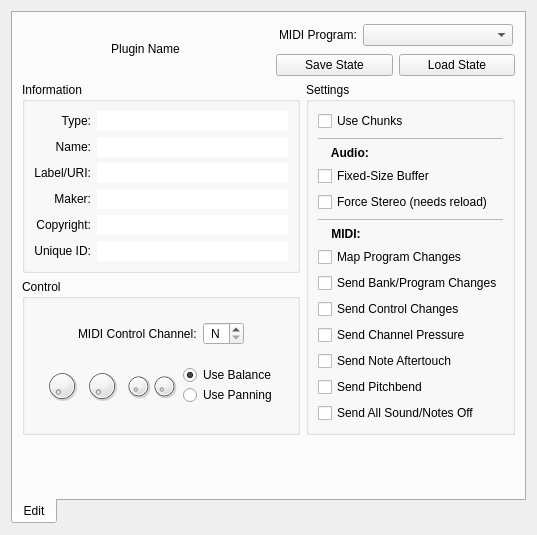
<?xml version="1.0" encoding="UTF-8"?>
<ui version="4.0">
 <class>PluginEdit</class>
 <widget class="QDialog" name="PluginEdit">
  <property name="geometry">
   <rect>
    <x>0</x>
    <y>0</y>
    <width>537</width>
    <height>535</height>
   </rect>
  </property>
  <property name="windowTitle">
   <string>Plugin Editor</string>
  </property>
  <layout class="QVBoxLayout" name="verticalLayout">
   <item>
    <widget class="QTabWidget" name="tabWidget">
     <property name="tabPosition">
      <enum>QTabWidget::South</enum>
     </property>
     <property name="currentIndex">
      <number>0</number>
     </property>
     <widget class="QWidget" name="tabEdit">
      <attribute name="title">
       <string>Edit</string>
      </attribute>
      <layout class="QGridLayout" name="gridLayout_2">
       <item row="2" column="0">
        <widget class="QGroupBox" name="groupBox_3">
         <property name="title">
          <string>Control</string>
         </property>
         <layout class="QVBoxLayout" name="verticalLayout_5">
          <item>
           <layout class="QHBoxLayout" name="horizontalLayout_5">
            <item>
             <spacer name="horizontalSpacer_5">
              <property name="orientation">
               <enum>Qt::Horizontal</enum>
              </property>
              <property name="sizeHint" stdset="0">
               <size>
                <width>40</width>
                <height>20</height>
               </size>
              </property>
             </spacer>
            </item>
            <item>
             <widget class="QLabel" name="label_ctrl_channel">
              <property name="text">
               <string>MIDI Control Channel:</string>
              </property>
             </widget>
            </item>
            <item>
             <widget class="QSpinBox" name="sb_ctrl_channel">
              <property name="contextMenuPolicy">
               <enum>Qt::CustomContextMenu</enum>
              </property>
              <property name="alignment">
               <set>Qt::AlignCenter</set>
              </property>
              <property name="specialValueText">
               <string>N</string>
              </property>
              <property name="minimum">
               <number>0</number>
              </property>
              <property name="maximum">
               <number>16</number>
              </property>
              <property name="value">
               <number>0</number>
              </property>
             </widget>
            </item>
            <item>
             <spacer name="horizontalSpacer_3">
              <property name="orientation">
               <enum>Qt::Horizontal</enum>
              </property>
              <property name="sizeHint" stdset="0">
               <size>
                <width>40</width>
                <height>20</height>
               </size>
              </property>
             </spacer>
            </item>
           </layout>
          </item>
          <item>
           <layout class="QHBoxLayout" name="horizontalLayout_8">
            <item>
             <spacer name="horizontalSpacer_6">
              <property name="orientation">
               <enum>Qt::Horizontal</enum>
              </property>
              <property name="sizeHint" stdset="0">
               <size>
                <width>10</width>
                <height>10</height>
               </size>
              </property>
             </spacer>
            </item>
            <item>
             <widget class="PixmapDial" name="dial_drywet">
              <property name="minimumSize">
               <size>
                <width>34</width>
                <height>34</height>
               </size>
              </property>
              <property name="maximumSize">
               <size>
                <width>34</width>
                <height>34</height>
               </size>
              </property>
              <property name="contextMenuPolicy">
               <enum>Qt::CustomContextMenu</enum>
              </property>
              <property name="statusTip">
               <string>Output dry/wet (100%)</string>
              </property>
             </widget>
            </item>
            <item>
             <widget class="PixmapDial" name="dial_vol">
              <property name="minimumSize">
               <size>
                <width>34</width>
                <height>34</height>
               </size>
              </property>
              <property name="maximumSize">
               <size>
                <width>34</width>
                <height>34</height>
               </size>
              </property>
              <property name="contextMenuPolicy">
               <enum>Qt::CustomContextMenu</enum>
              </property>
              <property name="statusTip">
               <string>Output volume (100%)</string>
              </property>
             </widget>
            </item>
            <item>
             <widget class="QStackedWidget" name="stackedWidget">
              <property name="maximumSize">
               <size>
                <width>16777215</width>
                <height>42</height>
               </size>
              </property>
              <property name="lineWidth">
               <number>0</number>
              </property>
              <property name="currentIndex">
               <number>0</number>
              </property>
              <widget class="QWidget" name="page_bal">
               <layout class="QHBoxLayout" name="horizontalLayout_6">
                <property name="spacing">
                 <number>0</number>
                </property>
                <property name="leftMargin">
                 <number>0</number>
                </property>
                <property name="topMargin">
                 <number>0</number>
                </property>
                <property name="rightMargin">
                 <number>0</number>
                </property>
                <property name="bottomMargin">
                 <number>0</number>
                </property>
                <item>
                 <widget class="PixmapDial" name="dial_b_left">
                  <property name="minimumSize">
                   <size>
                    <width>26</width>
                    <height>26</height>
                   </size>
                  </property>
                  <property name="maximumSize">
                   <size>
                    <width>26</width>
                    <height>26</height>
                   </size>
                  </property>
                  <property name="contextMenuPolicy">
                   <enum>Qt::CustomContextMenu</enum>
                  </property>
                  <property name="statusTip">
                   <string>Balance Left (0%)</string>
                  </property>
                 </widget>
                </item>
                <item>
                 <widget class="PixmapDial" name="dial_b_right">
                  <property name="minimumSize">
                   <size>
                    <width>26</width>
                    <height>26</height>
                   </size>
                  </property>
                  <property name="maximumSize">
                   <size>
                    <width>26</width>
                    <height>26</height>
                   </size>
                  </property>
                  <property name="contextMenuPolicy">
                   <enum>Qt::CustomContextMenu</enum>
                  </property>
                  <property name="statusTip">
                   <string>Balance Right (0%)</string>
                  </property>
                 </widget>
                </item>
               </layout>
              </widget>
              <widget class="QWidget" name="page_pan">
               <layout class="QHBoxLayout" name="horizontalLayout_7">
                <property name="spacing">
                 <number>0</number>
                </property>
                <property name="leftMargin">
                 <number>0</number>
                </property>
                <property name="topMargin">
                 <number>0</number>
                </property>
                <property name="rightMargin">
                 <number>0</number>
                </property>
                <property name="bottomMargin">
                 <number>0</number>
                </property>
                <item>
                 <widget class="PixmapDial" name="dial_pan">
                  <property name="minimumSize">
                   <size>
                    <width>26</width>
                    <height>26</height>
                   </size>
                  </property>
                  <property name="maximumSize">
                   <size>
                    <width>26</width>
                    <height>26</height>
                   </size>
                  </property>
                  <property name="contextMenuPolicy">
                   <enum>Qt::CustomContextMenu</enum>
                  </property>
                  <property name="statusTip">
                   <string>Balance Right (0%)</string>
                  </property>
                 </widget>
                </item>
               </layout>
              </widget>
             </widget>
            </item>
            <item>
             <layout class="QVBoxLayout" name="verticalLayout_2">
              <property name="spacing">
               <number>0</number>
              </property>
              <item>
               <widget class="QRadioButton" name="rb_balance">
                <property name="text">
                 <string>Use Balance</string>
                </property>
                <property name="checked">
                 <bool>true</bool>
                </property>
               </widget>
              </item>
              <item>
               <widget class="QRadioButton" name="rb_pan">
                <property name="text">
                 <string>Use Panning</string>
                </property>
               </widget>
              </item>
             </layout>
            </item>
            <item>
             <spacer name="horizontalSpacer_4">
              <property name="orientation">
               <enum>Qt::Horizontal</enum>
              </property>
              <property name="sizeHint" stdset="0">
               <size>
                <width>10</width>
                <height>10</height>
               </size>
              </property>
             </spacer>
            </item>
           </layout>
          </item>
         </layout>
        </widget>
       </item>
       <item row="1" column="1" rowspan="2">
        <widget class="QGroupBox" name="groupBox">
         <property name="sizePolicy">
          <sizepolicy hsizetype="Preferred" vsizetype="Expanding">
           <horstretch>0</horstretch>
           <verstretch>0</verstretch>
          </sizepolicy>
         </property>
         <property name="title">
          <string>Settings</string>
         </property>
         <layout class="QVBoxLayout" name="verticalLayout_4">
          <item>
           <widget class="QCheckBox" name="ch_use_chunks">
            <property name="text">
             <string>Use Chunks</string>
            </property>
           </widget>
          </item>
          <item>
           <widget class="Line" name="line_2">
            <property name="lineWidth">
             <number>0</number>
            </property>
            <property name="midLineWidth">
             <number>1</number>
            </property>
            <property name="orientation">
             <enum>Qt::Horizontal</enum>
            </property>
           </widget>
          </item>
          <item>
           <widget class="QLabel" name="label">
            <property name="font">
             <font>
              <weight>75</weight>
              <bold>true</bold>
             </font>
            </property>
            <property name="text">
             <string>    Audio:</string>
            </property>
           </widget>
          </item>
          <item>
           <widget class="QCheckBox" name="ch_fixed_buffer">
            <property name="text">
             <string>Fixed-Size Buffer</string>
            </property>
           </widget>
          </item>
          <item>
           <widget class="QCheckBox" name="ch_force_stereo">
            <property name="text">
             <string>Force Stereo (needs reload)</string>
            </property>
           </widget>
          </item>
          <item>
           <widget class="Line" name="line">
            <property name="lineWidth">
             <number>0</number>
            </property>
            <property name="midLineWidth">
             <number>1</number>
            </property>
            <property name="orientation">
             <enum>Qt::Horizontal</enum>
            </property>
           </widget>
          </item>
          <item>
           <widget class="QLabel" name="label_2">
            <property name="font">
             <font>
              <weight>75</weight>
              <bold>true</bold>
             </font>
            </property>
            <property name="text">
             <string>    MIDI:</string>
            </property>
           </widget>
          </item>
          <item>
           <widget class="QCheckBox" name="ch_map_program_changes">
            <property name="text">
             <string>Map Program Changes</string>
            </property>
           </widget>
          </item>
          <item>
           <widget class="QCheckBox" name="ch_send_program_changes">
            <property name="text">
             <string>Send Bank/Program Changes</string>
            </property>
           </widget>
          </item>
          <item>
           <widget class="QCheckBox" name="ch_send_control_changes">
            <property name="text">
             <string>Send Control Changes</string>
            </property>
           </widget>
          </item>
          <item>
           <widget class="QCheckBox" name="ch_send_channel_pressure">
            <property name="text">
             <string>Send Channel Pressure</string>
            </property>
           </widget>
          </item>
          <item>
           <widget class="QCheckBox" name="ch_send_note_aftertouch">
            <property name="text">
             <string>Send Note Aftertouch</string>
            </property>
           </widget>
          </item>
          <item>
           <widget class="QCheckBox" name="ch_send_pitchbend">
            <property name="text">
             <string>Send Pitchbend</string>
            </property>
           </widget>
          </item>
          <item>
           <widget class="QCheckBox" name="ch_send_all_sound_off">
            <property name="text">
             <string>Send All Sound/Notes Off</string>
            </property>
           </widget>
          </item>
         </layout>
        </widget>
       </item>
       <item row="0" column="0" colspan="2">
        <layout class="QHBoxLayout" name="horizontalLayout">
         <item>
          <spacer name="horizontalSpacer">
           <property name="orientation">
            <enum>Qt::Horizontal</enum>
           </property>
           <property name="sizeType">
            <enum>QSizePolicy::Expanding</enum>
           </property>
           <property name="sizeHint" stdset="0">
            <size>
             <width>1</width>
             <height>1</height>
            </size>
           </property>
          </spacer>
         </item>
         <item>
          <widget class="QLabel" name="label_plugin">
           <property name="text">
            <string>
Plugin Name
</string>
           </property>
           <property name="alignment">
            <set>Qt::AlignCenter</set>
           </property>
           <property name="wordWrap">
            <bool>true</bool>
           </property>
          </widget>
         </item>
         <item>
          <spacer name="horizontalSpacer_2">
           <property name="orientation">
            <enum>Qt::Horizontal</enum>
           </property>
           <property name="sizeType">
            <enum>QSizePolicy::Expanding</enum>
           </property>
           <property name="sizeHint" stdset="0">
            <size>
             <width>1</width>
             <height>1</height>
            </size>
           </property>
          </spacer>
         </item>
         <item>
          <layout class="QGridLayout" name="gridLayout">
           <item row="0" column="1" colspan="2">
            <widget class="QStackedWidget" name="sw_programs">
             <property name="sizePolicy">
              <sizepolicy hsizetype="Preferred" vsizetype="Preferred">
               <horstretch>0</horstretch>
               <verstretch>0</verstretch>
              </sizepolicy>
             </property>
             <property name="lineWidth">
              <number>0</number>
             </property>
             <property name="currentIndex">
              <number>1</number>
             </property>
             <widget class="QWidget" name="sww_programs">
              <layout class="QHBoxLayout" name="horizontalLayout_3">
               <property name="leftMargin">
                <number>2</number>
               </property>
               <property name="topMargin">
                <number>2</number>
               </property>
               <property name="rightMargin">
                <number>2</number>
               </property>
               <property name="bottomMargin">
                <number>2</number>
               </property>
               <item>
                <spacer name="horizontalSpacer_8">
                 <property name="orientation">
                  <enum>Qt::Horizontal</enum>
                 </property>
                 <property name="sizeHint" stdset="0">
                  <size>
                   <width>1</width>
                   <height>1</height>
                  </size>
                 </property>
                </spacer>
               </item>
               <item>
                <widget class="QLabel" name="label_programs">
                 <property name="sizePolicy">
                  <sizepolicy hsizetype="Fixed" vsizetype="Preferred">
                   <horstretch>0</horstretch>
                   <verstretch>0</verstretch>
                  </sizepolicy>
                 </property>
                 <property name="text">
                  <string>Program:</string>
                 </property>
                </widget>
               </item>
               <item>
                <widget class="QComboBox" name="cb_programs">
                 <property name="minimumSize">
                  <size>
                   <width>150</width>
                   <height>0</height>
                  </size>
                 </property>
                </widget>
               </item>
              </layout>
             </widget>
             <widget class="QWidget" name="sww_midiPrograms">
              <layout class="QHBoxLayout" name="horizontalLayout_4">
               <property name="leftMargin">
                <number>2</number>
               </property>
               <property name="topMargin">
                <number>2</number>
               </property>
               <property name="rightMargin">
                <number>2</number>
               </property>
               <property name="bottomMargin">
                <number>2</number>
               </property>
               <item>
                <spacer name="horizontalSpacer_7">
                 <property name="orientation">
                  <enum>Qt::Horizontal</enum>
                 </property>
                 <property name="sizeType">
                  <enum>QSizePolicy::Expanding</enum>
                 </property>
                 <property name="sizeHint" stdset="0">
                  <size>
                   <width>1</width>
                   <height>1</height>
                  </size>
                 </property>
                </spacer>
               </item>
               <item>
                <widget class="QLabel" name="label_midi_programs">
                 <property name="sizePolicy">
                  <sizepolicy hsizetype="Fixed" vsizetype="Preferred">
                   <horstretch>0</horstretch>
                   <verstretch>0</verstretch>
                  </sizepolicy>
                 </property>
                 <property name="text">
                  <string>MIDI Program:</string>
                 </property>
                </widget>
               </item>
               <item>
                <widget class="QComboBox" name="cb_midi_programs">
                 <property name="minimumSize">
                  <size>
                   <width>150</width>
                   <height>0</height>
                  </size>
                 </property>
                </widget>
               </item>
              </layout>
             </widget>
            </widget>
           </item>
           <item row="1" column="1">
            <widget class="QPushButton" name="b_save_state">
             <property name="focusPolicy">
              <enum>Qt::NoFocus</enum>
             </property>
             <property name="text">
              <string>Save State</string>
             </property>
             <property name="icon">
              <iconset>
               <normaloff>:/16x16/document-save.png</normaloff>:/16x16/document-save.png</iconset>
             </property>
            </widget>
           </item>
           <item row="1" column="2">
            <widget class="QPushButton" name="b_load_state">
             <property name="focusPolicy">
              <enum>Qt::NoFocus</enum>
             </property>
             <property name="text">
              <string>Load State</string>
             </property>
             <property name="icon">
              <iconset>
               <normaloff>:/16x16/document-open.png</normaloff>:/16x16/document-open.png</iconset>
             </property>
            </widget>
           </item>
           <item row="1" column="0">
            <spacer name="horizontalSpacer_9">
             <property name="orientation">
              <enum>Qt::Horizontal</enum>
             </property>
             <property name="sizeType">
              <enum>QSizePolicy::Expanding</enum>
             </property>
             <property name="sizeHint" stdset="0">
              <size>
               <width>1</width>
               <height>1</height>
              </size>
             </property>
            </spacer>
           </item>
          </layout>
         </item>
        </layout>
       </item>
       <item row="1" column="0">
        <widget class="QGroupBox" name="groupBox_2">
         <property name="sizePolicy">
          <sizepolicy hsizetype="Preferred" vsizetype="Expanding">
           <horstretch>0</horstretch>
           <verstretch>0</verstretch>
          </sizepolicy>
         </property>
         <property name="title">
          <string>Information</string>
         </property>
         <layout class="QVBoxLayout" name="verticalLayout_3">
          <item>
           <layout class="QGridLayout" name="gridLayout_3">
            <item row="3" column="1">
             <widget class="QLineEdit" name="le_maker">
              <property name="inputMask">
               <string notr="true"/>
              </property>
              <property name="text">
               <string notr="true"/>
              </property>
              <property name="frame">
               <bool>false</bool>
              </property>
              <property name="readOnly">
               <bool>true</bool>
              </property>
             </widget>
            </item>
            <item row="2" column="0">
             <widget class="QLabel" name="label_label">
              <property name="text">
               <string>Label/URI:</string>
              </property>
              <property name="alignment">
               <set>Qt::AlignRight|Qt::AlignTrailing|Qt::AlignVCenter</set>
              </property>
             </widget>
            </item>
            <item row="1" column="0">
             <widget class="QLabel" name="label_name">
              <property name="text">
               <string>Name:</string>
              </property>
              <property name="alignment">
               <set>Qt::AlignRight|Qt::AlignTrailing|Qt::AlignVCenter</set>
              </property>
             </widget>
            </item>
            <item row="1" column="1">
             <widget class="QLineEdit" name="le_name">
              <property name="inputMask">
               <string notr="true"/>
              </property>
              <property name="text">
               <string notr="true"/>
              </property>
              <property name="frame">
               <bool>false</bool>
              </property>
              <property name="readOnly">
               <bool>true</bool>
              </property>
             </widget>
            </item>
            <item row="0" column="1">
             <widget class="QLineEdit" name="le_type">
              <property name="inputMask">
               <string notr="true"/>
              </property>
              <property name="text">
               <string notr="true"/>
              </property>
              <property name="frame">
               <bool>false</bool>
              </property>
              <property name="readOnly">
               <bool>true</bool>
              </property>
             </widget>
            </item>
            <item row="4" column="1">
             <widget class="QLineEdit" name="le_copyright">
              <property name="inputMask">
               <string notr="true"/>
              </property>
              <property name="text">
               <string notr="true"/>
              </property>
              <property name="frame">
               <bool>false</bool>
              </property>
              <property name="readOnly">
               <bool>true</bool>
              </property>
             </widget>
            </item>
            <item row="5" column="1">
             <widget class="QLineEdit" name="le_unique_id">
              <property name="inputMask">
               <string notr="true"/>
              </property>
              <property name="text">
               <string notr="true"/>
              </property>
              <property name="frame">
               <bool>false</bool>
              </property>
              <property name="readOnly">
               <bool>true</bool>
              </property>
             </widget>
            </item>
            <item row="0" column="0">
             <widget class="QLabel" name="label_type">
              <property name="text">
               <string>Type:</string>
              </property>
              <property name="alignment">
               <set>Qt::AlignRight|Qt::AlignTrailing|Qt::AlignVCenter</set>
              </property>
             </widget>
            </item>
            <item row="3" column="0">
             <widget class="QLabel" name="label_maker">
              <property name="text">
               <string>Maker:</string>
              </property>
              <property name="alignment">
               <set>Qt::AlignRight|Qt::AlignTrailing|Qt::AlignVCenter</set>
              </property>
             </widget>
            </item>
            <item row="4" column="0">
             <widget class="QLabel" name="label_copyright">
              <property name="text">
               <string>Copyright:</string>
              </property>
              <property name="alignment">
               <set>Qt::AlignRight|Qt::AlignTrailing|Qt::AlignVCenter</set>
              </property>
             </widget>
            </item>
            <item row="5" column="0">
             <widget class="QLabel" name="label_unique_id">
              <property name="text">
               <string>Unique ID:</string>
              </property>
              <property name="alignment">
               <set>Qt::AlignRight|Qt::AlignTrailing|Qt::AlignVCenter</set>
              </property>
             </widget>
            </item>
            <item row="2" column="1">
             <widget class="QLineEdit" name="le_label">
              <property name="inputMask">
               <string notr="true"/>
              </property>
              <property name="text">
               <string notr="true"/>
              </property>
              <property name="frame">
               <bool>false</bool>
              </property>
              <property name="readOnly">
               <bool>true</bool>
              </property>
             </widget>
            </item>
           </layout>
          </item>
         </layout>
        </widget>
       </item>
       <item row="3" column="0" colspan="2">
        <spacer name="verticalSpacer">
         <property name="orientation">
          <enum>Qt::Vertical</enum>
         </property>
         <property name="sizeType">
          <enum>QSizePolicy::MinimumExpanding</enum>
         </property>
         <property name="sizeHint" stdset="0">
          <size>
           <width>1</width>
           <height>1</height>
          </size>
         </property>
        </spacer>
       </item>
      </layout>
     </widget>
    </widget>
   </item>
  </layout>
 </widget>
 <customwidgets>
  <customwidget>
   <class>PixmapDial</class>
   <extends>QDial</extends>
   <header>widgets/pixmapdial.h</header>
  </customwidget>
 </customwidgets>
 <resources>
  <include location="../resources.qrc"/>
 </resources>
 <connections/>
</ui>
